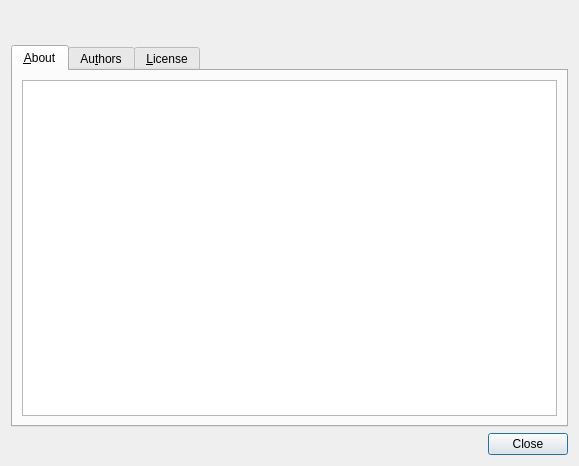
<?xml version="1.0" encoding="UTF-8"?>
<ui version="4.0">
 <class>AboutDialog</class>
 <widget class="QDialog" name="AboutDialog">
  <property name="geometry">
   <rect>
    <x>0</x>
    <y>0</y>
    <width>579</width>
    <height>466</height>
   </rect>
  </property>
  <property name="windowTitle">
   <string>About</string>
  </property>
  <layout class="QGridLayout" name="gridLayout">
   <item row="0" column="1">
    <widget class="QLabel" name="versionLabel">
     <property name="text">
      <string>&lt;!DOCTYPE HTML PUBLIC &quot;-//W3C//DTD HTML 4.0//EN&quot; &quot;http://www.w3.org/TR/REC-html40/strict.dtd&quot;&gt;
&lt;html&gt;&lt;head&gt;&lt;meta name=&quot;qrichtext&quot; content=&quot;1&quot; /&gt;&lt;style type=&quot;text/css&quot;&gt;
p, li { white-space: pre-wrap; }
&lt;/style&gt;&lt;/head&gt;&lt;body style=&quot; font-family:'Sans Serif'; font-size:9pt; font-weight:400; font-style:normal;&quot;&gt;
&lt;table style=&quot;-qt-table-type: root; margin-top:4px; margin-bottom:4px; margin-left:4px; margin-right:4px;&quot;&gt;
&lt;tr&gt;
&lt;td style=&quot;border: none;&quot;&gt;
&lt;p style=&quot;-qt-paragraph-type:empty; margin-top:0px; margin-bottom:0px; margin-left:0px; margin-right:0px; -qt-block-indent:0; text-indent:0px;&quot;&gt;&lt;/p&gt;&lt;/td&gt;&lt;/tr&gt;&lt;/table&gt;&lt;/body&gt;&lt;/html&gt;</string>
     </property>
     <property name="textFormat">
      <enum>Qt::RichText</enum>
     </property>
     <property name="alignment">
      <set>Qt::AlignCenter</set>
     </property>
    </widget>
   </item>
   <item row="2" column="1">
    <widget class="QDialogButtonBox" name="buttonBox">
     <property name="orientation">
      <enum>Qt::Horizontal</enum>
     </property>
     <property name="standardButtons">
      <set>QDialogButtonBox::Close</set>
     </property>
    </widget>
   </item>
   <item row="0" column="0">
    <widget class="QLabel" name="label">
     <property name="maximumSize">
      <size>
       <width>16777215</width>
       <height>16777215</height>
      </size>
     </property>
     <property name="text">
      <string/>
     </property>
     <property name="pixmap">
      <pixmap>:/images/about.png</pixmap>
     </property>
    </widget>
   </item>
   <item row="1" column="0" colspan="2">
    <widget class="QTabWidget" name="tabWidget">
     <property name="styleSheet">
      <string notr="true">QTextBrowser {
	background-image: url(:/images/watermark.png);
	background-attachment: fixed;
	background-repeat: no-repeat;
	background-position: center center;
}</string>
     </property>
     <property name="currentIndex">
      <number>0</number>
     </property>
     <widget class="QWidget" name="aboutContainer">
      <attribute name="title">
       <string>&amp;About</string>
      </attribute>
      <layout class="QVBoxLayout" name="verticalLayout">
       <item>
        <widget class="QTextBrowser" name="aboutBrowser">
         <property name="styleSheet">
          <string notr="true"/>
         </property>
         <property name="html">
          <string>&lt;!DOCTYPE HTML PUBLIC &quot;-//W3C//DTD HTML 4.0//EN&quot; &quot;http://www.w3.org/TR/REC-html40/strict.dtd&quot;&gt;
&lt;html&gt;&lt;head&gt;&lt;meta name=&quot;qrichtext&quot; content=&quot;1&quot; /&gt;&lt;style type=&quot;text/css&quot;&gt;
p, li { white-space: pre-wrap; }
&lt;/style&gt;&lt;/head&gt;&lt;body style=&quot; font-family:'Sans Serif'; font-size:9pt; font-weight:400; font-style:normal;&quot;&gt;
&lt;table border=&quot;0&quot; style=&quot;-qt-table-type: root; margin-top:4px; margin-bottom:4px; margin-left:4px; margin-right:4px;&quot;&gt;
&lt;tr&gt;
&lt;td style=&quot;border: none;&quot;&gt;
&lt;p style=&quot;-qt-paragraph-type:empty; margin-top:0px; margin-bottom:0px; margin-left:0px; margin-right:0px; -qt-block-indent:0; text-indent:0px;&quot;&gt;&lt;/p&gt;
&lt;p style=&quot;-qt-paragraph-type:empty; margin-top:0px; margin-bottom:0px; margin-left:0px; margin-right:0px; -qt-block-indent:0; text-indent:0px;&quot;&gt;&lt;/p&gt;
&lt;p style=&quot;-qt-paragraph-type:empty; margin-top:0px; margin-bottom:0px; margin-left:0px; margin-right:0px; -qt-block-indent:0; text-indent:0px;&quot;&gt;&lt;/p&gt;
&lt;p style=&quot;-qt-paragraph-type:empty; margin-top:0px; margin-bottom:0px; margin-left:0px; margin-right:0px; -qt-block-indent:0; text-indent:0px;&quot;&gt;&lt;/p&gt;&lt;/td&gt;&lt;/tr&gt;&lt;/table&gt;&lt;/body&gt;&lt;/html&gt;</string>
         </property>
        </widget>
       </item>
      </layout>
     </widget>
     <widget class="QWidget" name="authorContainer">
      <attribute name="title">
       <string>Au&amp;thors</string>
      </attribute>
      <layout class="QVBoxLayout" name="verticalLayout_2">
       <item>
        <widget class="QTextBrowser" name="authorsBrowser">
         <property name="styleSheet">
          <string notr="true"/>
         </property>
         <property name="html">
          <string>&lt;!DOCTYPE HTML PUBLIC &quot;-//W3C//DTD HTML 4.0//EN&quot; &quot;http://www.w3.org/TR/REC-html40/strict.dtd&quot;&gt;
&lt;html&gt;&lt;head&gt;&lt;meta name=&quot;qrichtext&quot; content=&quot;1&quot; /&gt;&lt;style type=&quot;text/css&quot;&gt;
p, li { white-space: pre-wrap; }
&lt;/style&gt;&lt;/head&gt;&lt;body style=&quot; font-family:'Sans Serif'; font-size:9pt; font-weight:400; font-style:normal;&quot;&gt;
&lt;table border=&quot;0&quot; style=&quot;-qt-table-type: root; margin-top:4px; margin-bottom:4px; margin-left:4px; margin-right:4px;&quot;&gt;
&lt;tr&gt;
&lt;td style=&quot;border: none;&quot;&gt;
&lt;p style=&quot;-qt-paragraph-type:empty; margin-top:0px; margin-bottom:0px; margin-left:0px; margin-right:0px; -qt-block-indent:0; text-indent:0px;&quot;&gt;&lt;/p&gt;
&lt;p style=&quot;-qt-paragraph-type:empty; margin-top:0px; margin-bottom:0px; margin-left:0px; margin-right:0px; -qt-block-indent:0; text-indent:0px;&quot;&gt;&lt;/p&gt;
&lt;p style=&quot;-qt-paragraph-type:empty; margin-top:0px; margin-bottom:0px; margin-left:0px; margin-right:0px; -qt-block-indent:0; text-indent:0px;&quot;&gt;&lt;/p&gt;
&lt;p style=&quot;-qt-paragraph-type:empty; margin-top:0px; margin-bottom:0px; margin-left:0px; margin-right:0px; -qt-block-indent:0; text-indent:0px;&quot;&gt;&lt;/p&gt;
&lt;p style=&quot;-qt-paragraph-type:empty; margin-top:0px; margin-bottom:0px; margin-left:0px; margin-right:0px; -qt-block-indent:0; text-indent:0px;&quot;&gt;&lt;/p&gt;
&lt;p style=&quot;-qt-paragraph-type:empty; margin-top:0px; margin-bottom:0px; margin-left:0px; margin-right:0px; -qt-block-indent:0; text-indent:0px;&quot;&gt;&lt;/p&gt;&lt;/td&gt;&lt;/tr&gt;&lt;/table&gt;&lt;/body&gt;&lt;/html&gt;</string>
         </property>
        </widget>
       </item>
      </layout>
     </widget>
     <widget class="QWidget" name="licenseContainer">
      <attribute name="title">
       <string>&amp;License</string>
      </attribute>
      <layout class="QGridLayout" name="gridLayout_2">
       <item row="0" column="0">
        <widget class="QTextBrowser" name="licenseBrowser">
         <property name="styleSheet">
          <string notr="true"/>
         </property>
         <property name="frameShadow">
          <enum>QFrame::Sunken</enum>
         </property>
         <property name="html">
          <string>&lt;!DOCTYPE HTML PUBLIC &quot;-//W3C//DTD HTML 4.0//EN&quot; &quot;http://www.w3.org/TR/REC-html40/strict.dtd&quot;&gt;
&lt;html&gt;&lt;head&gt;&lt;meta name=&quot;qrichtext&quot; content=&quot;1&quot; /&gt;&lt;style type=&quot;text/css&quot;&gt;
p, li { white-space: pre-wrap; }
&lt;/style&gt;&lt;/head&gt;&lt;body style=&quot; font-family:'Sans Serif'; font-size:9pt; font-weight:400; font-style:normal;&quot;&gt;
&lt;table border=&quot;0&quot; style=&quot;-qt-table-type: root; margin-top:4px; margin-bottom:4px; margin-left:4px; margin-right:4px;&quot;&gt;
&lt;tr&gt;
&lt;td style=&quot;border: none;&quot;&gt;
&lt;p style=&quot;-qt-paragraph-type:empty; margin-top:0px; margin-bottom:0px; margin-left:0px; margin-right:0px; -qt-block-indent:0; text-indent:0px;&quot;&gt;&lt;/p&gt;
&lt;p style=&quot;-qt-paragraph-type:empty; margin-top:0px; margin-bottom:0px; margin-left:0px; margin-right:0px; -qt-block-indent:0; text-indent:0px;&quot;&gt;&lt;/p&gt;
&lt;p style=&quot;-qt-paragraph-type:empty; margin-top:0px; margin-bottom:0px; margin-left:0px; margin-right:0px; -qt-block-indent:0; text-indent:0px;&quot;&gt;&lt;/p&gt;
&lt;p style=&quot;-qt-paragraph-type:empty; margin-top:0px; margin-bottom:0px; margin-left:0px; margin-right:0px; -qt-block-indent:0; text-indent:0px;&quot;&gt;&lt;/p&gt;
&lt;p style=&quot;-qt-paragraph-type:empty; margin-top:0px; margin-bottom:0px; margin-left:0px; margin-right:0px; -qt-block-indent:0; text-indent:0px;&quot;&gt;&lt;/p&gt;
&lt;p style=&quot;-qt-paragraph-type:empty; margin-top:0px; margin-bottom:0px; margin-left:0px; margin-right:0px; -qt-block-indent:0; text-indent:0px;&quot;&gt;&lt;/p&gt;
&lt;p style=&quot;-qt-paragraph-type:empty; margin-top:0px; margin-bottom:0px; margin-left:0px; margin-right:0px; -qt-block-indent:0; text-indent:0px;&quot;&gt;&lt;/p&gt;
&lt;p style=&quot;-qt-paragraph-type:empty; margin-top:0px; margin-bottom:0px; margin-left:0px; margin-right:0px; -qt-block-indent:0; text-indent:0px;&quot;&gt;&lt;/p&gt;&lt;/td&gt;&lt;/tr&gt;&lt;/table&gt;&lt;/body&gt;&lt;/html&gt;</string>
         </property>
        </widget>
       </item>
      </layout>
     </widget>
    </widget>
   </item>
  </layout>
 </widget>
 <resources/>
 <connections>
  <connection>
   <sender>buttonBox</sender>
   <signal>accepted()</signal>
   <receiver>AboutDialog</receiver>
   <slot>accept()</slot>
   <hints>
    <hint type="sourcelabel">
     <x>248</x>
     <y>254</y>
    </hint>
    <hint type="destinationlabel">
     <x>157</x>
     <y>274</y>
    </hint>
   </hints>
  </connection>
  <connection>
   <sender>buttonBox</sender>
   <signal>rejected()</signal>
   <receiver>AboutDialog</receiver>
   <slot>reject()</slot>
   <hints>
    <hint type="sourcelabel">
     <x>316</x>
     <y>260</y>
    </hint>
    <hint type="destinationlabel">
     <x>286</x>
     <y>274</y>
    </hint>
   </hints>
  </connection>
 </connections>
</ui>
